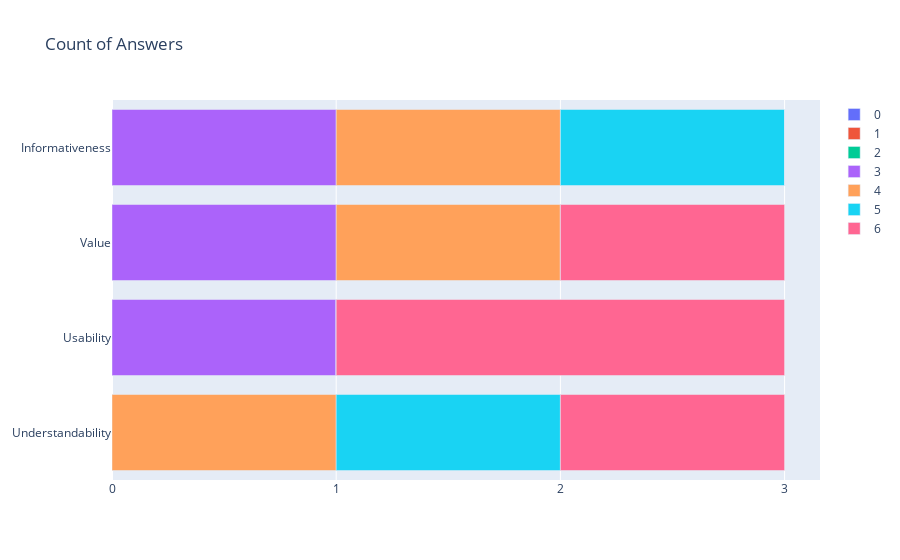

This figure's notebook cell:
### Code cell
#function to plot a column
def boxPlot(data,title):
    fig, ax = plt.subplots()
    ax.set_title(title)
    ax.boxplot(data)

#boxPlot(prototypes_df.iloc[0],"TestTitle")
labels = ["Understandability","Usability","Value","Informativeness"]

#and the full subdf
def boxPlotDF(sub_df,title,labels):
    #throw out non-numeric data
    int_df = sub_df.select_dtypes(include="int64")
    data = int_df.values
    fig, ax = plt.subplots()
    ax.set_title(title)
    ax.set_ylabel("Agreement")
    ax.set_ylim(0,7)
    ax.boxplot(data)

def stackedBarChartDF(sub_df,title,labels):
    #throw out non-numeric data
    int_df = sub_df.select_dtypes(include="int64")
    data = int_df.values

    #get the occurences in the respective column
    understandability = Counter(data[:,0])
    usability = Counter(data[:,1])
    value = Counter(data[:,2])
    informativeness = Counter(data[:,3])

    print(understandability)

    fig = go.Figure()
    #throw the arrays together for iterating over them
    eval_arr = [understandability,usability,value,informativeness]

    for num in range(7):
        xvals = [understandability[num],value[num],informativeness[num],usability[num]]
        yvals = ["Understandability","Usability","Value","Informativeness"]
        fig.add_trace(go.Bar(
            x = xvals,
            y = yvals,
            name = num,
            orientation="h"
        ))

    fig.update_layout(
        barmode = "relative",
        title = "Count of Answers",
        xaxis = dict(
            dtick = 1
        )
    )

    fig.show()
    

#boxPlotDF(trust_df,"Trust Based Methods")
stackedBarChartDF(trust_df,"Likert Data",labels)
plt.savefig("StackedBarChart")

#function to get most relevant statistical measures for single column
def descriptiveStatistics(column):
    print(df[column].describe())

#descriptiveStatistics("user_profiling_useOfDP")

### Figure 1 — Plotly figure (JSON) as saved in the notebook; plotly's stock layout.template omitted (floating-point values rounded to 4 significant figures)
{"data": [{"name": "0", "orientation": "h", "type": "bar", "x": [0, 0, 0, 0], "y": ["Understandability", "Usability", "Value", "Informativeness"]}, {"name": "1", "orientation": "h", "type": "bar", "x": [0, 0, 0, 0], "y": ["Understandability", "Usability", "Value", "Informativeness"]}, {"name": "2", "orientation": "h", "type": "bar", "x": [0, 0, 0, 0], "y": ["Understandability", "Usability", "Value", "Informativeness"]}, {"name": "3", "orientation": "h", "type": "bar", "x": [0, 1, 1, 1], "y": ["Understandability", "Usability", "Value", "Informativeness"]}, {"name": "4", "orientation": "h", "type": "bar", "x": [1, 0, 1, 1], "y": ["Understandability", "Usability", "Value", "Informativeness"]}, {"name": "5", "orientation": "h", "type": "bar", "x": [1, 0, 0, 1], "y": ["Understandability", "Usability", "Value", "Informativeness"]}, {"name": "6", "orientation": "h", "type": "bar", "x": [1, 2, 1, 0], "y": ["Understandability", "Usability", "Value", "Informativeness"]}], "layout": {"barmode": "relative", "title": {"text": "Count of Answers"}, "xaxis": {"dtick": 1}}}
